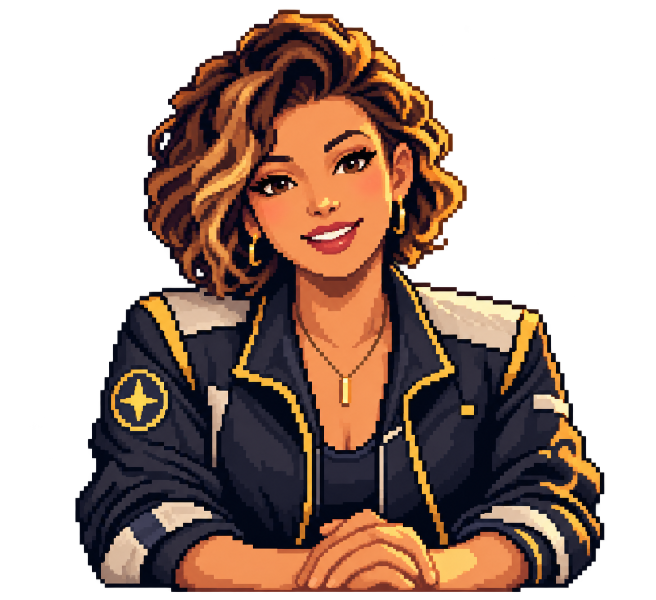
#> input picture assets/source/local-tv-mira.png, 1312 x 1199 px (shown at 1/2 size)
$ python bake-local-tv-mira.py
#> lines starting #> are read from the running program, lines starting #| are printed output that depends on the picture
"""Bake the transparent Mira Vale presenter into the native ARGB1555 format."""
from pathlib import Path
from PIL import Image

root = Path(__file__).resolve().parents[1]
source = root / "assets" / "source" / "local-tv-mira.png"
out = root / "src" / "local-tv-mira.h"
image = Image.open(source).convert("RGBA")
#> image is the input picture: PIL image 1312x1199 RGBA; mean R, G, B, A 60, 39.8, 30, 135.8
alpha = image.getchannel("A")
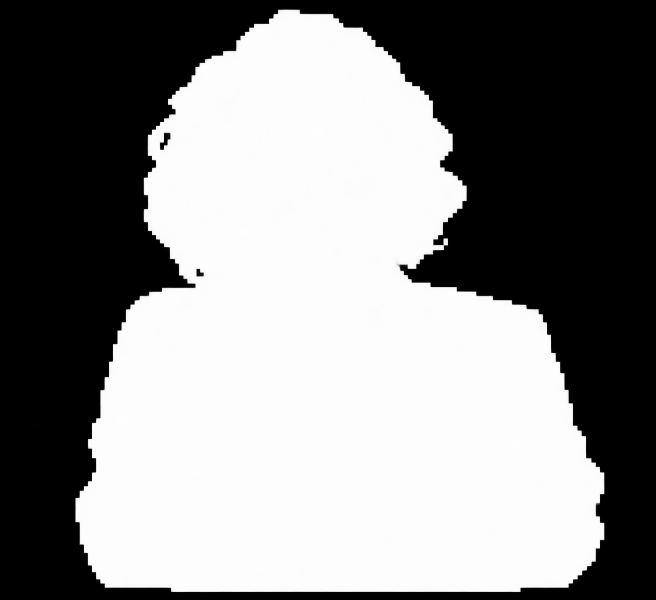
#> alpha: PIL image 1312x1199 L (shown at 1/2 size); min 0, max 255, mean 135.8
box = alpha.getbbox()
#> box = (0, 16, 1248, 1199)
if not box:
    raise SystemExit("Mira sprite has no opaque pixels")
image = image.crop(box)
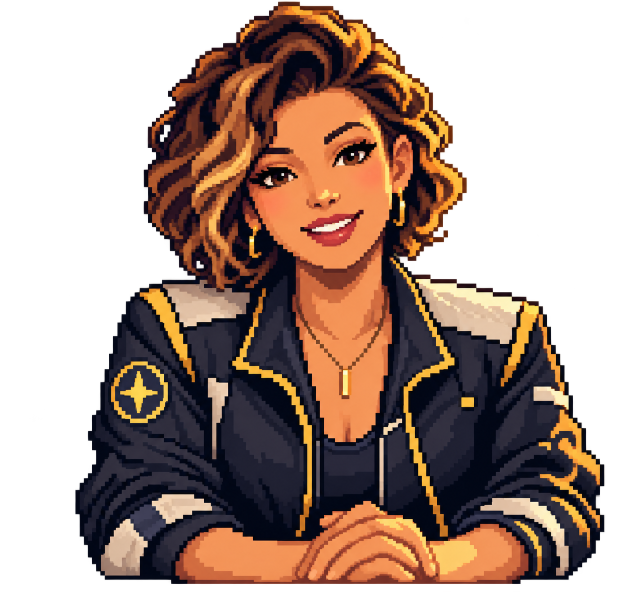
#> image: PIL image 1248x1183 RGBA (shown at 1/2 size); mean R, G, B, A 64, 42.5, 32, 144.7; transparent parts drawn white
scale = min(96 / image.width, 128 / image.height)
#> scale = 0.0769
image = image.resize((max(1, int(image.width * scale)), max(1, int(image.height * scale))), Image.Resampling.NEAREST)
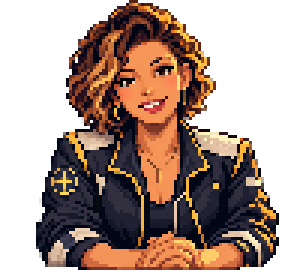
#> image: PIL image 96x91 RGBA (shown 3 times larger); mean R, G, B, A 63.6, 42.1, 31.8, 145.1; transparent parts drawn white
canvas = Image.new("RGBA", (96, 128), (0, 0, 0, 0))
#> canvas: PIL image 96x128 RGBA; every value is 0
canvas.paste(image, ((96 - image.width) // 2, (128 - image.height) // 2), image)
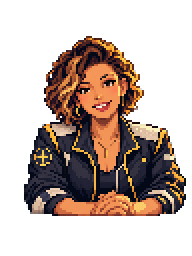
#> canvas: PIL image 96x128 RGBA (shown 2 times larger); mean R, G, B, A 44.5, 29.6, 22.4, 102.1; transparent parts drawn white

values = []
for r, g, b, a in canvas.getdata():
    if a < 128:
        values.append(0)
    else:
        values.append(0x8000 | ((r >> 3) << 10) | ((g >> 3) << 5) | (b >> 3))
#> after the loop, values = 12288 values, max 65500 at index 5137, min 0 at index 0, mean 19011.7

lines = [
    "/* Generated by tools/bake-local-tv-mira.py; ARGB1555 with alpha bit. */",
    "#include <stdint.h>",
    "#define LOCAL_TV_MIRA_W 96",
    "#define LOCAL_TV_MIRA_H 128",
    "static const uint16_t local_tv_mira[LOCAL_TV_MIRA_W*LOCAL_TV_MIRA_H] = {",
]
for i in range(0, len(values), 16):
    lines.append("  " + ",".join(f"0x{v:04X}" for v in values[i:i + 16]) + ",")
#> this loop made 768 passes
#> i on passes 2 to 4: 16, 32, 48
#> after the loop, lines = 773 items
lines += ["};", ""]
out.write_text("\n".join(lines), encoding="ascii")
print(f"Baked {out} ({image.width}x{image.height} source fit into 96x128)")
#| Baked src/local-tv-mira.h (96x91 source fit into 96x128)
